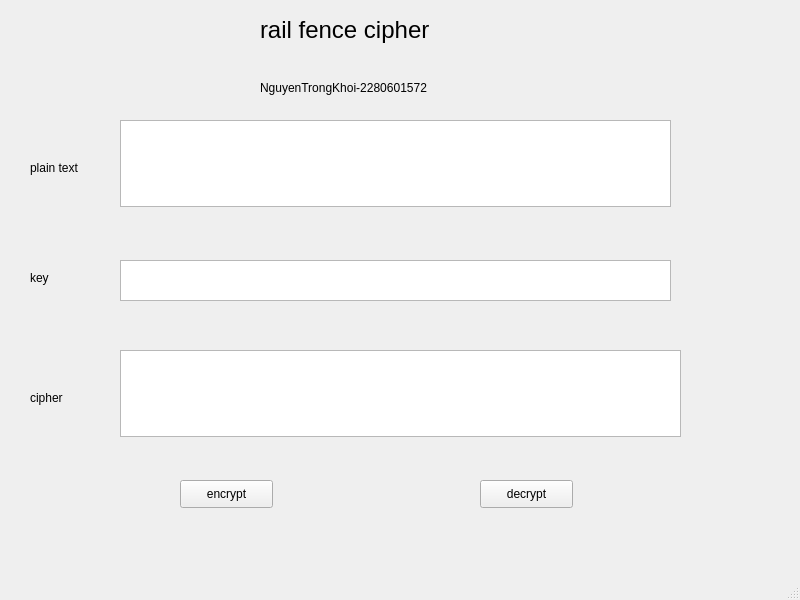
<?xml version="1.0" encoding="UTF-8"?>
<ui version="4.0">
 <class>MainWindow</class>
 <widget class="QMainWindow" name="MainWindow">
  <property name="geometry">
   <rect>
    <x>0</x>
    <y>0</y>
    <width>800</width>
    <height>600</height>
   </rect>
  </property>
  <property name="windowTitle">
   <string>MainWindow</string>
  </property>
  <widget class="QWidget" name="centralwidget">
   <widget class="QLabel" name="label">
    <property name="geometry">
     <rect>
      <x>260</x>
      <y>0</y>
      <width>261</width>
      <height>61</height>
     </rect>
    </property>
    <property name="text">
     <string>&lt;html&gt;&lt;head/&gt;&lt;body&gt;&lt;p&gt;&lt;span style=&quot; font-size:18pt;&quot;&gt;rail fence cipher&lt;/span&gt;&lt;/p&gt;&lt;/body&gt;&lt;/html&gt;</string>
    </property>
   </widget>
   <widget class="QPlainTextEdit" name="plainTextEdit">
    <property name="geometry">
     <rect>
      <x>120</x>
      <y>120</y>
      <width>551</width>
      <height>87</height>
     </rect>
    </property>
   </widget>
   <widget class="QPlainTextEdit" name="plainTextEdit_2">
    <property name="geometry">
     <rect>
      <x>120</x>
      <y>260</y>
      <width>551</width>
      <height>41</height>
     </rect>
    </property>
   </widget>
   <widget class="QPlainTextEdit" name="plainTextEdit_3">
    <property name="geometry">
     <rect>
      <x>120</x>
      <y>350</y>
      <width>561</width>
      <height>87</height>
     </rect>
    </property>
   </widget>
   <widget class="QPushButton" name="pushButton">
    <property name="geometry">
     <rect>
      <x>180</x>
      <y>480</y>
      <width>93</width>
      <height>28</height>
     </rect>
    </property>
    <property name="text">
     <string>encrypt</string>
    </property>
   </widget>
   <widget class="QPushButton" name="pushButton_2">
    <property name="geometry">
     <rect>
      <x>480</x>
      <y>480</y>
      <width>93</width>
      <height>28</height>
     </rect>
    </property>
    <property name="text">
     <string>decrypt</string>
    </property>
   </widget>
   <widget class="QLabel" name="label_2">
    <property name="geometry">
     <rect>
      <x>260</x>
      <y>80</y>
      <width>471</width>
      <height>16</height>
     </rect>
    </property>
    <property name="text">
     <string>NguyenTrongKhoi-2280601572</string>
    </property>
   </widget>
   <widget class="QLabel" name="label_3">
    <property name="geometry">
     <rect>
      <x>30</x>
      <y>160</y>
      <width>55</width>
      <height>16</height>
     </rect>
    </property>
    <property name="text">
     <string>plain text</string>
    </property>
   </widget>
   <widget class="QLabel" name="label_4">
    <property name="geometry">
     <rect>
      <x>30</x>
      <y>270</y>
      <width>55</width>
      <height>16</height>
     </rect>
    </property>
    <property name="text">
     <string>key</string>
    </property>
   </widget>
   <widget class="QLabel" name="label_5">
    <property name="geometry">
     <rect>
      <x>30</x>
      <y>390</y>
      <width>55</width>
      <height>16</height>
     </rect>
    </property>
    <property name="text">
     <string>cipher</string>
    </property>
   </widget>
  </widget>
  <widget class="QMenuBar" name="menubar">
   <property name="geometry">
    <rect>
     <x>0</x>
     <y>0</y>
     <width>800</width>
     <height>26</height>
    </rect>
   </property>
  </widget>
  <widget class="QStatusBar" name="statusbar"/>
 </widget>
 <resources/>
 <connections/>
</ui>
